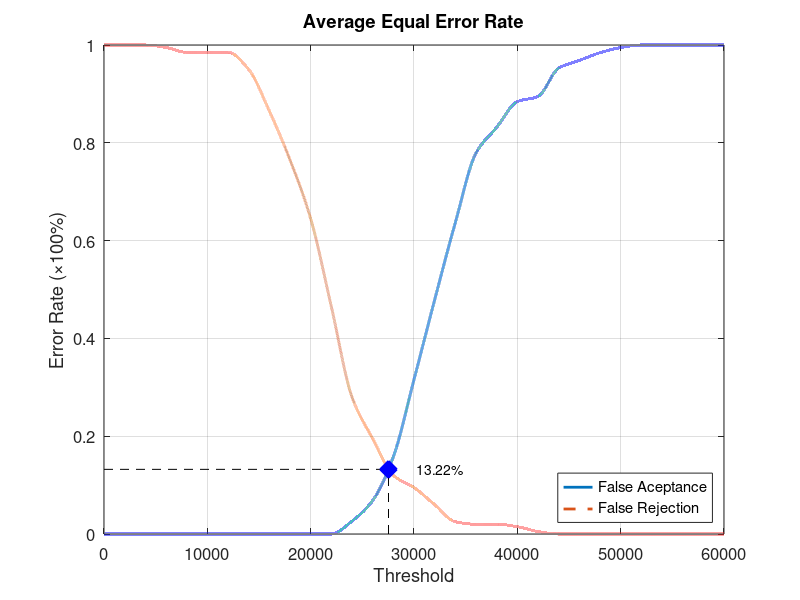
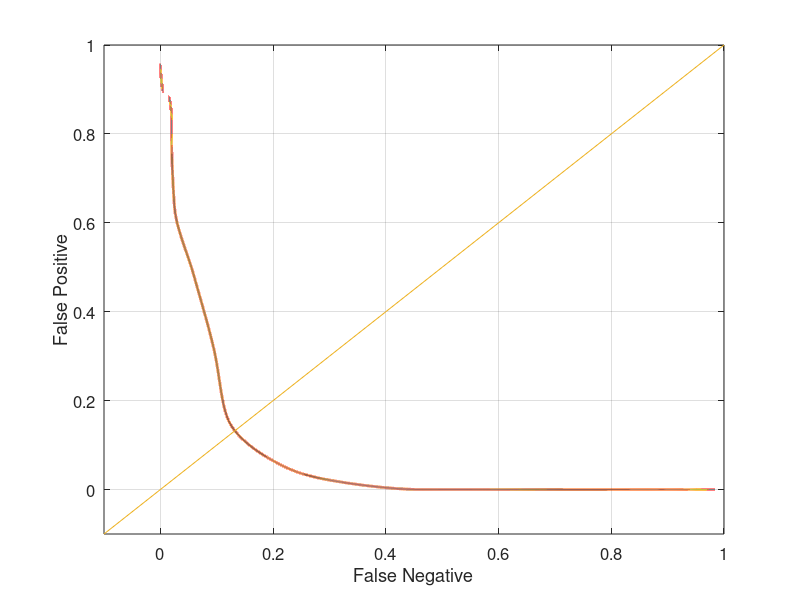

The MATLAB script that drew these images, in order:
function yEER = Database2_1
close all;
clear;
clc;
x = 0:2000:60000;
xq = 0:0.5:60000;

y0 = [0 0 0 0 0 0 0 0 0 0 0 0 0.0263158 0.0684211 0.157895 0.315789 0.478947 0.636842 0.778947 0.831579 0.884211 0.894737 0.952632 0.968421 0.984211 0.994737 1 1 1 1 1];
yy0 = interp1(x, y0, xq, 'pchip');
y1 = [1 1 1 0.995 0.985 0.985 0.985 0.95 0.865 0.765 0.645 0.465 0.28 0.195 0.12 0.095 0.06 0.025 0.02 0.02 0.015 0.005 0 0 0 0 0 0 0 0 0];
yy1 = interp1(x, y1, xq, 'pchip');

% Calculating EER: 
y2 = abs(y0 - y1);
find(y2 == min(y2))
yy2 = abs(yy0 - yy1);
xEER = find(yy2 == min(yy2));
xEERIndex = xq(xEER) % X-axis EER
yEER = yy0(xEER) % Y-axis EER

main = figure
plot(xq, yy0,'-','LineWidth', 2);	hold on
plot(xq, yy1,'--','LineWidth', 2);	hold on
plot([xEERIndex xEERIndex], [0 yEER], 'k--');	hold on
plot([0 xEERIndex], [yEER yEER], 'k--');	hold on
plot(xEERIndex, yEER, 'bx', 'LineWidth', 10);	hold on
text(xEERIndex + 10 * xEERIndex / 100, yEER, [num2str(round((10000 * yEER)) / 100) '%'])
legend('False Aceptance', 'False Rejection', 'Location', 'SouthEast')
xlabel('Threshold')
ylabel('Error Rate (\times100%)')
title('Average Equal Error Rate')
set(gca, 'FontSize', 12)
axis([0 60000 0 1])
grid on

print(main, 'Database2_1Main', '-dpng');
FNRxFPR = figure('Color', [1 1 1]);
plot(yy1, yy0, '-', yy1, yy0, 'LineWidth', 2);
hold on
y = -0.1:0.1:1
plot(y, y); 
set(gca, 'FontSize', 12)
xlabel('False Negative')
ylabel('False Positive')
axis([-0.1 1 -0.1 1])
set(gca, 'FontSize', 12)
grid on

print(FNRxFPR, 'Database2_1FNRxFPR','-dpng');
end
